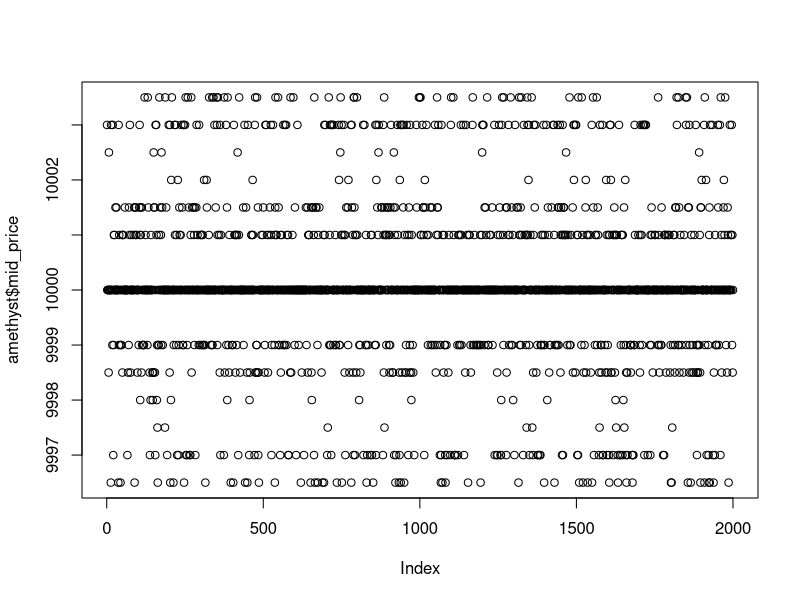
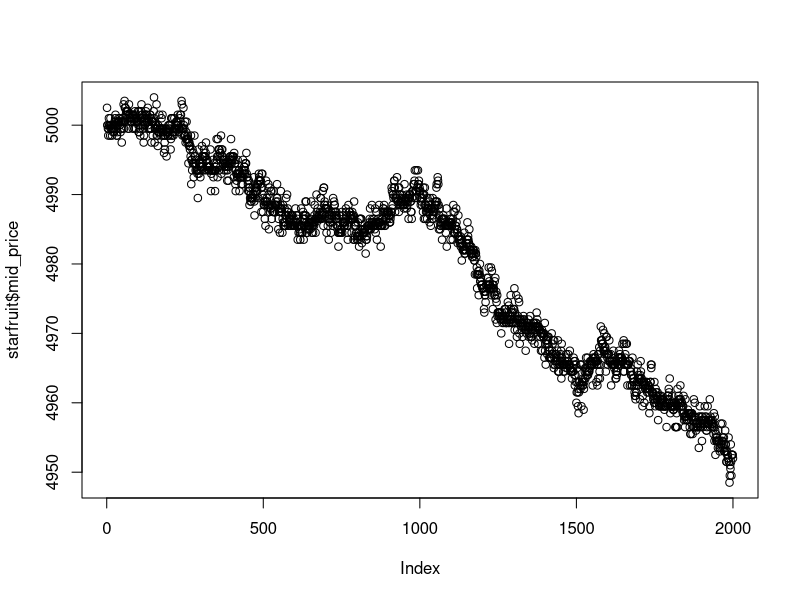
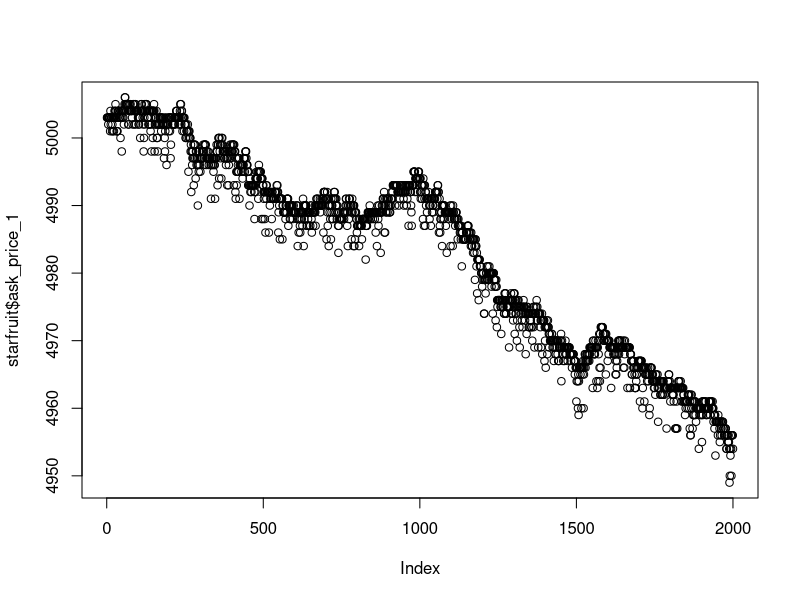
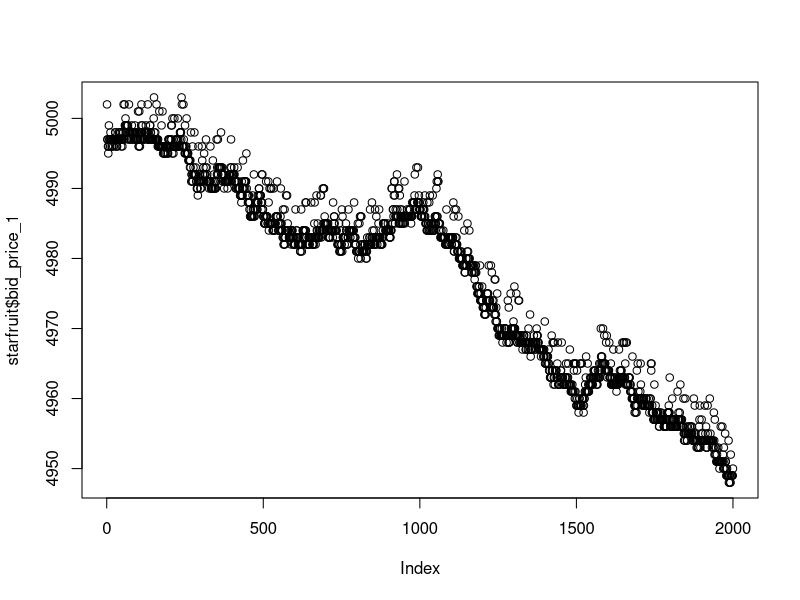
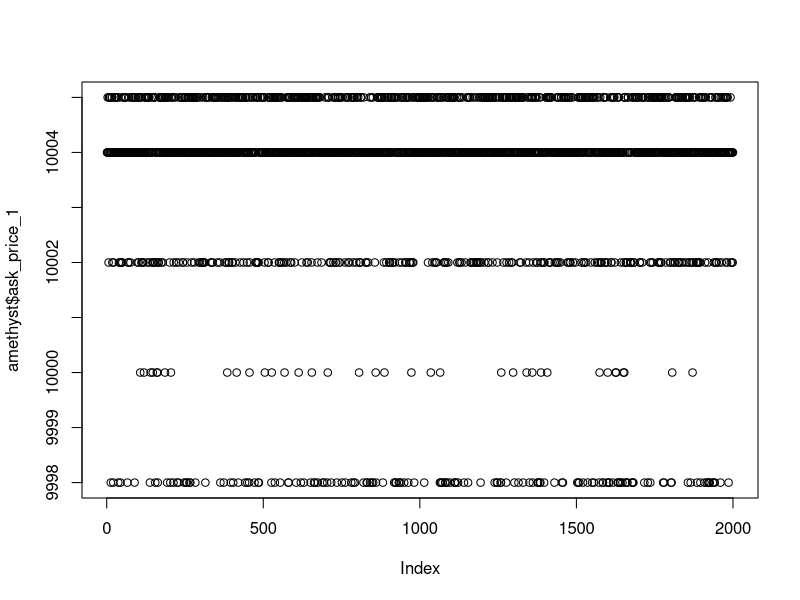
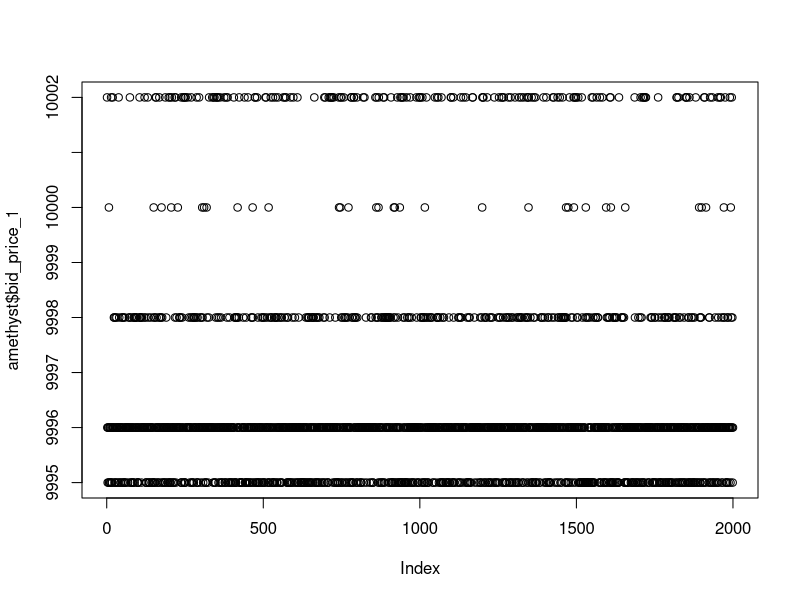
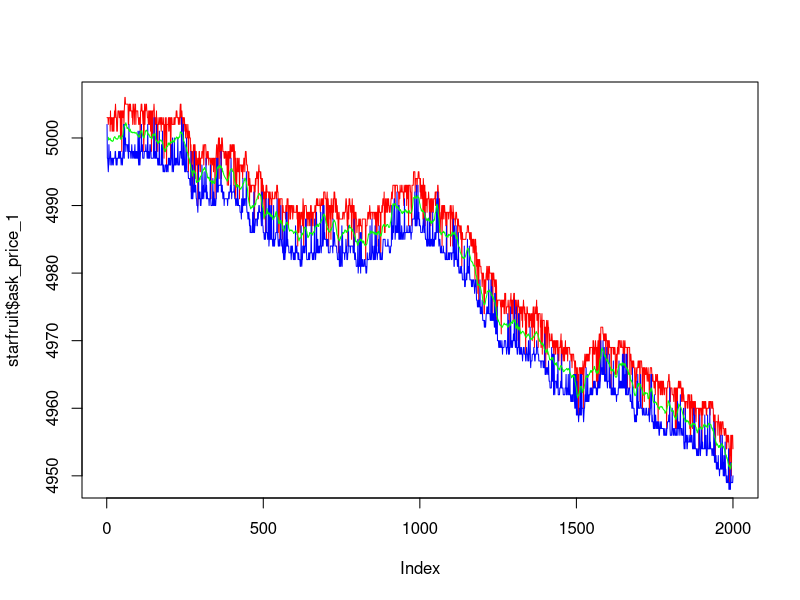

Write the R code that produced these figures, in order.
data = read.csv("traderTemplate.csv", header = TRUE, sep=";")
amethyst = data[data$product == "AMETHYSTS",]
starfruit = data[data$product == "STARFRUIT",]

#plot(amethyst[amethyst$day == -2,]$bid_price_1)
#plot(starfruit[starfruit$day == -2,]$bid_price_1)

plot(amethyst$mid_price)
plot(starfruit$mid_price)

plot(starfruit$ask_price_1)
plot(starfruit$bid_price_1)

mean(amethyst$mid_price)
mean(starfruit$mid_price)

plot(amethyst$ask_price_1)
plot(amethyst$bid_price_1)

#plot bid and ask for starfruit on same graph
plot(starfruit$ask_price_1, type = "l", col = "red")
lines(starfruit$bid_price_1, col = "blue")

# 5 point moving average of starfruit mid price
moving_average_length = 10
moving_average = filter(starfruit$mid_price, rep(1/moving_average_length, moving_average_length))

lines(moving_average, col = "green")
